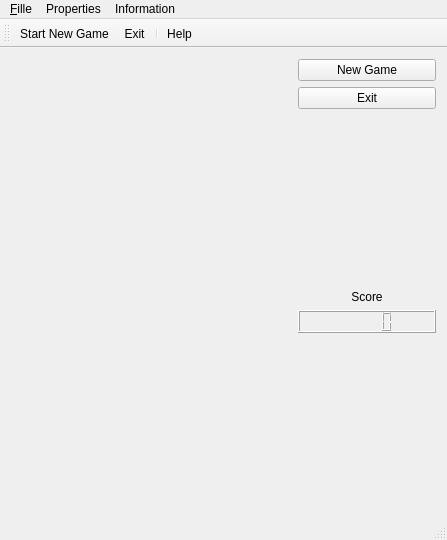
<?xml version="1.0" encoding="UTF-8"?>
<ui version="4.0">
 <class>MainWindow</class>
 <widget class="QMainWindow" name="MainWindow">
  <property name="geometry">
   <rect>
    <x>0</x>
    <y>0</y>
    <width>447</width>
    <height>540</height>
   </rect>
  </property>
  <property name="windowTitle">
   <string>Tetris Game</string>
  </property>
  <widget class="QWidget" name="centralWidget">
   <layout class="QHBoxLayout" name="horizontalLayout">
    <item>
     <layout class="QVBoxLayout" name="verticalLayout">
      <item>
       <widget class="QFrame" name="frame">
        <property name="frameShape">
         <enum>QFrame::StyledPanel</enum>
        </property>
        <property name="frameShadow">
         <enum>QFrame::Raised</enum>
        </property>
       </widget>
      </item>
      <item>
       <spacer name="verticalSpacer">
        <property name="orientation">
         <enum>Qt::Vertical</enum>
        </property>
        <property name="sizeHint" stdset="0">
         <size>
          <width>20</width>
          <height>40</height>
         </size>
        </property>
       </spacer>
      </item>
     </layout>
    </item>
    <item>
     <widget class="Glass" name="widget" native="true">
      <property name="focusPolicy">
       <enum>Qt::StrongFocus</enum>
      </property>
      <property name="rows" stdset="0">
       <UInt>25</UInt>
      </property>
      <property name="columns" stdset="0">
       <UInt>11</UInt>
      </property>
     </widget>
    </item>
    <item>
     <layout class="QVBoxLayout" name="verticalLayout_2">
      <item>
       <widget class="QPushButton" name="pushButton_2">
        <property name="text">
         <string>New Game</string>
        </property>
       </widget>
      </item>
      <item>
       <widget class="QPushButton" name="pushButton">
        <property name="text">
         <string>Exit</string>
        </property>
       </widget>
      </item>
      <item>
       <spacer name="verticalSpacer_2">
        <property name="orientation">
         <enum>Qt::Vertical</enum>
        </property>
        <property name="sizeHint" stdset="0">
         <size>
          <width>20</width>
          <height>40</height>
         </size>
        </property>
       </spacer>
      </item>
      <item>
       <widget class="QLabel" name="label">
        <property name="text">
         <string>Score</string>
        </property>
        <property name="alignment">
         <set>Qt::AlignCenter</set>
        </property>
       </widget>
      </item>
      <item>
       <widget class="QLCDNumber" name="lcdNumber"/>
      </item>
      <item>
       <spacer name="verticalSpacer_3">
        <property name="orientation">
         <enum>Qt::Vertical</enum>
        </property>
        <property name="sizeHint" stdset="0">
         <size>
          <width>20</width>
          <height>40</height>
         </size>
        </property>
       </spacer>
      </item>
     </layout>
    </item>
   </layout>
  </widget>
  <widget class="QMenuBar" name="menuBar">
   <property name="geometry">
    <rect>
     <x>0</x>
     <y>0</y>
     <width>447</width>
     <height>18</height>
    </rect>
   </property>
   <widget class="QMenu" name="menuFile">
    <property name="title">
     <string>&amp;Fille</string>
    </property>
    <addaction name="actionStart_Game"/>
    <addaction name="separator"/>
    <addaction name="actionExit"/>
   </widget>
   <widget class="QMenu" name="menuProperties">
    <property name="title">
     <string>Properties</string>
    </property>
   </widget>
   <widget class="QMenu" name="menuAbout">
    <property name="title">
     <string>Information</string>
    </property>
    <addaction name="actionAbout"/>
    <addaction name="separator"/>
    <addaction name="actionHelp"/>
   </widget>
   <addaction name="menuFile"/>
   <addaction name="menuProperties"/>
   <addaction name="menuAbout"/>
  </widget>
  <widget class="QToolBar" name="mainToolBar">
   <attribute name="toolBarArea">
    <enum>TopToolBarArea</enum>
   </attribute>
   <attribute name="toolBarBreak">
    <bool>false</bool>
   </attribute>
   <addaction name="actionStart_Game"/>
   <addaction name="actionExit"/>
   <addaction name="separator"/>
   <addaction name="actionHelp"/>
  </widget>
  <widget class="QStatusBar" name="statusBar"/>
  <action name="actionStart_Game">
   <property name="icon">
    <iconset resource="tetris.qrc">
     <normaloff>:/Images_lab5/iconNewGame.ico</normaloff>:/Images_lab5/iconNewGame.ico</iconset>
   </property>
   <property name="text">
    <string>Start New Game</string>
   </property>
   <property name="shortcut">
    <string>Ctrl+S</string>
   </property>
  </action>
  <action name="actionExit">
   <property name="icon">
    <iconset resource="tetris.qrc">
     <normaloff>:/Images_lab5/iconExit.ico</normaloff>:/Images_lab5/iconExit.ico</iconset>
   </property>
   <property name="text">
    <string>Exit</string>
   </property>
   <property name="shortcut">
    <string>Esc</string>
   </property>
  </action>
  <action name="actionAbout">
   <property name="icon">
    <iconset resource="tetris.qrc">
     <normaloff>:/Images_lab5/iconInfo.ico</normaloff>:/Images_lab5/iconInfo.ico</iconset>
   </property>
   <property name="text">
    <string>About</string>
   </property>
  </action>
  <action name="actionHelp">
   <property name="icon">
    <iconset resource="tetris.qrc">
     <normaloff>:/Images_lab5/iconInstructions.ico</normaloff>:/Images_lab5/iconInstructions.ico</iconset>
   </property>
   <property name="text">
    <string>Help</string>
   </property>
   <property name="shortcut">
    <string>H</string>
   </property>
  </action>
 </widget>
 <layoutdefault spacing="6" margin="11"/>
 <customwidgets>
  <customwidget>
   <class>Glass</class>
   <extends>QWidget</extends>
   <header>glass.h</header>
   <container>1</container>
   <slots>
    <slot>slotNewGame()</slot>
   </slots>
  </customwidget>
 </customwidgets>
 <resources>
  <include location="tetris.qrc"/>
 </resources>
 <connections>
  <connection>
   <sender>actionExit</sender>
   <signal>triggered()</signal>
   <receiver>MainWindow</receiver>
   <slot>close()</slot>
   <hints>
    <hint type="sourcelabel">
     <x>-1</x>
     <y>-1</y>
    </hint>
    <hint type="destinationlabel">
     <x>227</x>
     <y>187</y>
    </hint>
   </hints>
  </connection>
  <connection>
   <sender>pushButton_2</sender>
   <signal>clicked()</signal>
   <receiver>widget</receiver>
   <slot>slotNewGame()</slot>
   <hints>
    <hint type="sourcelabel">
     <x>332</x>
     <y>74</y>
    </hint>
    <hint type="destinationlabel">
     <x>261</x>
     <y>72</y>
    </hint>
   </hints>
  </connection>
  <connection>
   <sender>pushButton</sender>
   <signal>clicked()</signal>
   <receiver>MainWindow</receiver>
   <slot>close()</slot>
   <hints>
    <hint type="sourcelabel">
     <x>350</x>
     <y>104</y>
    </hint>
    <hint type="destinationlabel">
     <x>349</x>
     <y>129</y>
    </hint>
   </hints>
  </connection>
 </connections>
</ui>
